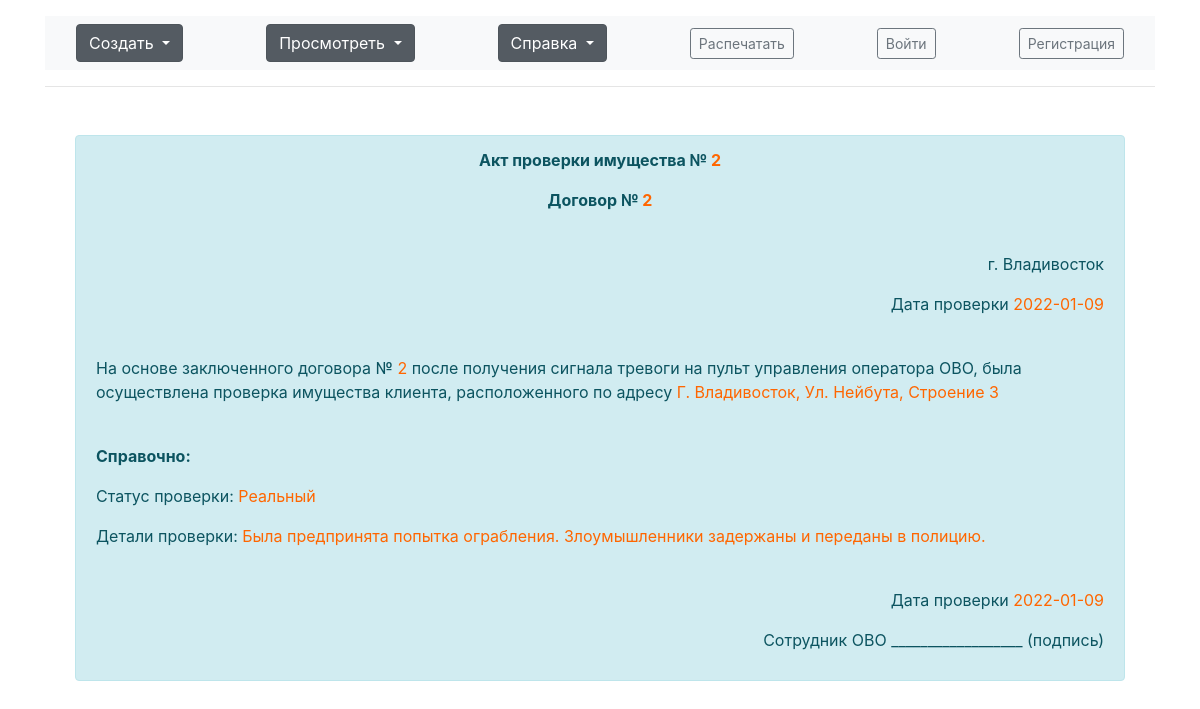
The app's page /acts/2 with its own data.
### app.py (models this page shows, shortened)
class Act(db.Model):  # создаем класс Акты проверок
    act_id = db.Column(db.Integer, primary_key=True)  # создаем поля
    title = db.Column(db.String(100), nullable=False)
    contract_number = db.Column(db.String(100), nullable=False)
    object_adress = db.Column(db.String(100), nullable=False)
    status = db.Column(db.String(300), nullable=False)
    text = db.Column(db.Text, nullable=False)
    date = db.Column(db.DateTime, default=datetime.utcnow)

### app.py (the view)
@app.route('/acts/<int:act_id>')
def act_detail(act_id):
    act = Act.query.get(act_id)
    return render_template("act_detail_new.html", act=act)

### templates/act_detail_new.html (shortened to what this page needs)
{% extends 'base.html' %}
{% block body %}
<div class="container mt-5">
    <div class="container mt-5">
        <div class="alert alert-info">
            <div class="container" justify-content-center >
            <p align="center"><strong>Акт проверки имущества № <span style="color: #ff6600;">{{ act.act_id }}</span></strong></p>
            <p align="center"><strong>Договор № <span style="color: #ff6600;">{{ act.contract_number }}</span></strong></p>
            </div>
            <br>
            <p align="right">г. Владивосток </p>
            <p align="right">Дата проверки <span style="color: #ff6600;">{{ act.date.date() }}</span>  </p>
           <br>
            <p>На основе заключенного договора № <span style="color: #ff6600;">{{ act.contract_number }}</span> после получения сигнала тревоги на пульт управления оператора ОВО, была осуществлена проверка имущества клиента, расположенного по адресу <span style="color: #ff6600;">{{ act.object_adress }}</span></p>
        <br>
            <p> <b>Справочно: </b></p>
            <p>Статус проверки: <span style="color: #ff6600;">{{ act.status }}</span></p>
            <p>Детали проверки: <span style="color: #ff6600;">{{ act.text }}</span></p>
            <br>
            <p align="right">Дата проверки <span style="color: #ff6600;">{{ act.date.date() }}</span>  </p>
            <p align="right">Сотрудник ОВО __________________ (подпись) </p>
</div>
{% endblock %}

### static/css/main.css (style rules this page uses)
body { margin: 0; font-family: var(--bs-body-font-family); font-size: var(--bs-body-font-size); font-weight: var(--bs-body-font-weight); line-height: var(--bs-body-line-height); color: var(--bs-body-color); text-align: var(--bs-body-text-align); background-color: var(--bs-body-bg); -webkit-text-size-adjust: 100%; -webkit-tap-highlight-color: transparent; }

### records on screen
Act: act_id "2", contract_number "2", date "2022-01-09", object_adress "Г. Владивосток, Ул. Нейбута, Строение 3", status "Реальный", text "Была предпринята попытка ограбления. Злоумышленники задержаны и переданы в полицию."
